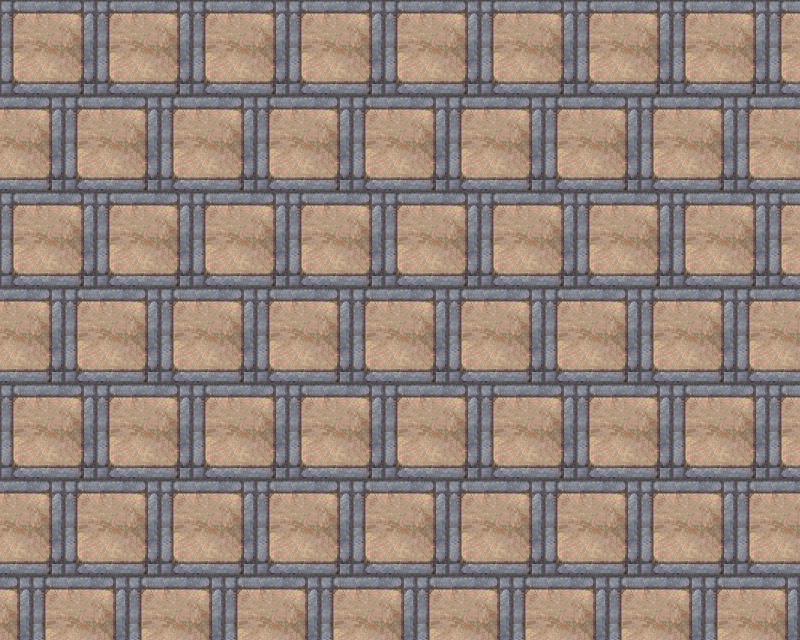

Tiled map render using the project's own tile images. Description and the map definition, with tile-layer contents summarised, below:
An orthogonal 25x20 tile map with 32x32 px tiles, 2 tile layers (bg, deco).

<map version="1.0" orientation="orthogonal" width="25" height="20" tilewidth="32" tileheight="32">
 <tileset firstgid="1" name="egypt_tilset" tilewidth="32" tileheight="32">
  <image source="egypt_tilset.png" width="256" height="2080" />
 </tileset>
 <layer name="bg" width="25" height="20">
  <data>[500 cells, 500 non-empty, 9 distinct tile ids]</data>
 </layer>
 <layer name="deco" width="25" height="20">
  <data>[500 cells, 0 non-empty, 0 distinct tile ids]</data>
 </layer>
</map>
